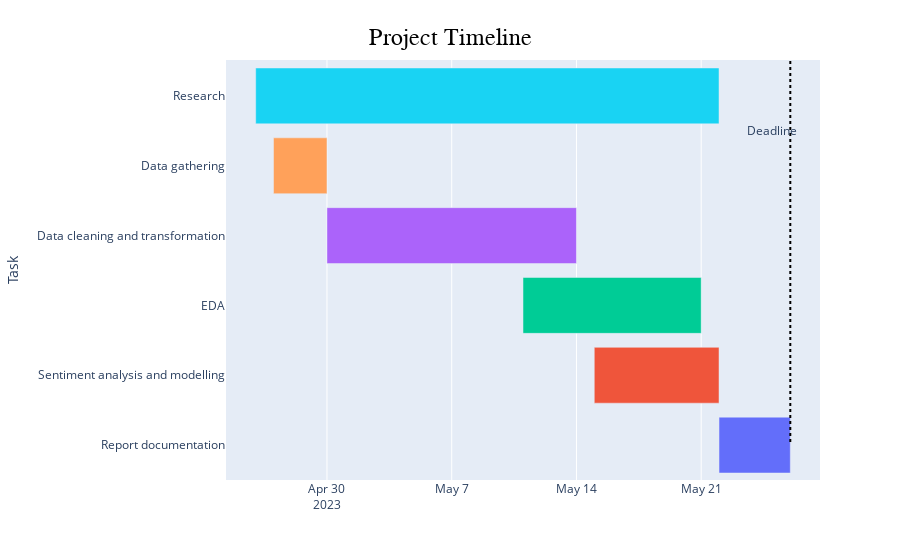

Notebook code for this chart:
### Markdown cell above
#### Gnatt Chart for CA2 project timeline

### Code cell
import plotly.express as px
import pandas as pd


#creating dataframe

gnatt = pd.DataFrame([
    dict(Task='Research',Start='2023-04-26',Finish='2023-05-22'),
    dict(Task="Data gathering", Start='2023-04-27', Finish='2023-04-30'),
    dict(Task="Data cleaning and transformation", Start='2023-04-30', Finish='2023-05-14'),
    dict(Task="EDA", Start='2023-05-11', Finish='2023-05-21'),
    dict(Task="Sentiment analysis and modelling", Start='2023-05-15', Finish='2023-05-22'),
    dict(Task="Report documentation", Start='2023-05-22', Finish='2023-05-26')
])

gnatt = gnatt.sort_values("Start", axis=0, ascending=False)

#creative gantt chart
fig = px.timeline(gnatt, x_start="Start", x_end="Finish", y="Task", color="Task")
fig.update_yaxes(autorange="reversed")

# Add dotted line
fig.add_shape(
    type='line',
    x0='2023-05-26', y0=-.5,  # Starting coordinates
    x1='2023-05-26', y1=5,  # Ending coordinates
    line=dict(dash='dot', color='black')
)

#annotation
fig.add_annotation(
    x='2023-05-25', y=0.5, 
    text='Deadline', 
    showarrow=False
)

#title and colors
fig.update_layout(
    title={
        'text': "Project Timeline",
        'font': {'size': 24, 'color': 'black', 'family': 'Arial'},
        'x': 0.5,
        'y': 0.95,
        'xanchor': 'center',
        'yanchor': 'top'
    },
    showlegend=False
)

fig.show()

### Figure 1 — Plotly figure (JSON) as saved in the notebook; plotly's stock layout.template omitted (floating-point values rounded to 4 significant figures)
{"data": [{"alignmentgroup": "True", "base": ["2023-05-22"], "hovertemplate": "Task=%{y}<br>Start=%{base}<br>Finish=%{x}<extra></extra>", "legendgroup": "Report documentation", "marker": {"color": "#636efa", "pattern": {"shape": ""}}, "name": "Report documentation", "offsetgroup": "Report documentation", "orientation": "h", "showlegend": true, "textposition": "auto", "type": "bar", "x": [345600000], "xaxis": "x", "y": ["Report documentation"], "yaxis": "y"}, {"alignmentgroup": "True", "base": ["2023-05-15"], "hovertemplate": "Task=%{y}<br>Start=%{base}<br>Finish=%{x}<extra></extra>", "legendgroup": "Sentiment analysis and modelling", "marker": {"color": "#EF553B", "pattern": {"shape": ""}}, "name": "Sentiment analysis and modelling", "offsetgroup": "Sentiment analysis and modelling", "orientation": "h", "showlegend": true, "textposition": "auto", "type": "bar", "x": [604800000], "xaxis": "x", "y": ["Sentiment analysis and modelling"], "yaxis": "y"}, {"alignmentgroup": "True", "base": ["2023-05-11"], "hovertemplate": "Task=%{y}<br>Start=%{base}<br>Finish=%{x}<extra></extra>", "legendgroup": "EDA", "marker": {"color": "#00cc96", "pattern": {"shape": ""}}, "name": "EDA", "offsetgroup": "EDA", "orientation": "h", "showlegend": true, "textposition": "auto", "type": "bar", "x": [864000000], "xaxis": "x", "y": ["EDA"], "yaxis": "y"}, {"alignmentgroup": "True", "base": ["2023-04-30"], "hovertemplate": "Task=%{y}<br>Start=%{base}<br>Finish=%{x}<extra></extra>", "legendgroup": "Data cleaning and transformation", "marker": {"color": "#ab63fa", "pattern": {"shape": ""}}, "name": "Data cleaning and transformation", "offsetgroup": "Data cleaning and transformation", "orientation": "h", "showlegend": true, "textposition": "auto", "type": "bar", "x": [1209600000], "xaxis": "x", "y": ["Data cleaning and transformation"], "yaxis": "y"}, {"alignmentgroup": "True", "base": ["2023-04-27"], "hovertemplate": "Task=%{y}<br>Start=%{base}<br>Finish=%{x}<extra></extra>", "legendgroup": "Data gathering", "marker": {"color": "#FFA15A", "pattern": {"shape": ""}}, "name": "Data gathering", "offsetgroup": "Data gathering", "orientation": "h", "showlegend": true, "textposition": "auto", "type": "bar", "x": [259200000], "xaxis": "x", "y": ["Data gathering"], "yaxis": "y"}, {"alignmentgroup": "True", "base": ["2023-04-26"], "hovertemplate": "Task=%{y}<br>Start=%{base}<br>Finish=%{x}<extra></extra>", "legendgroup": "Research", "marker": {"color": "#19d3f3", "pattern": {"shape": ""}}, "name": "Research", "offsetgroup": "Research", "orientation": "h", "showlegend": true, "textposition": "auto", "type": "bar", "x": [2246400000], "xaxis": "x", "y": ["Research"], "yaxis": "y"}], "layout": {"annotations": [{"showarrow": false, "text": "Deadline", "x": "2023-05-25", "y": 0.5}], "barmode": "overlay", "legend": {"title": {"text": "Task"}, "tracegroupgap": 0}, "margin": {"t": 60}, "shapes": [{"line": {"color": "black", "dash": "dot"}, "type": "line", "x0": "2023-05-26", "x1": "2023-05-26", "y0": -0.5, "y1": 5}], "showlegend": false, "title": {"font": {"color": "black", "family": "Arial", "size": 24}, "text": "Project Timeline", "x": 0.5, "xanchor": "center", "y": 0.95, "yanchor": "top"}, "xaxis": {"anchor": "y", "domain": [0, 1], "type": "date"}, "yaxis": {"anchor": "x", "autorange": "reversed", "categoryarray": ["Research", "Data gathering", "Data cleaning and transformation", "EDA", "Sentiment analysis and modelling", "Report documentation"], "categoryorder": "array", "domain": [0, 1], "title": {"text": "Task"}}}}
